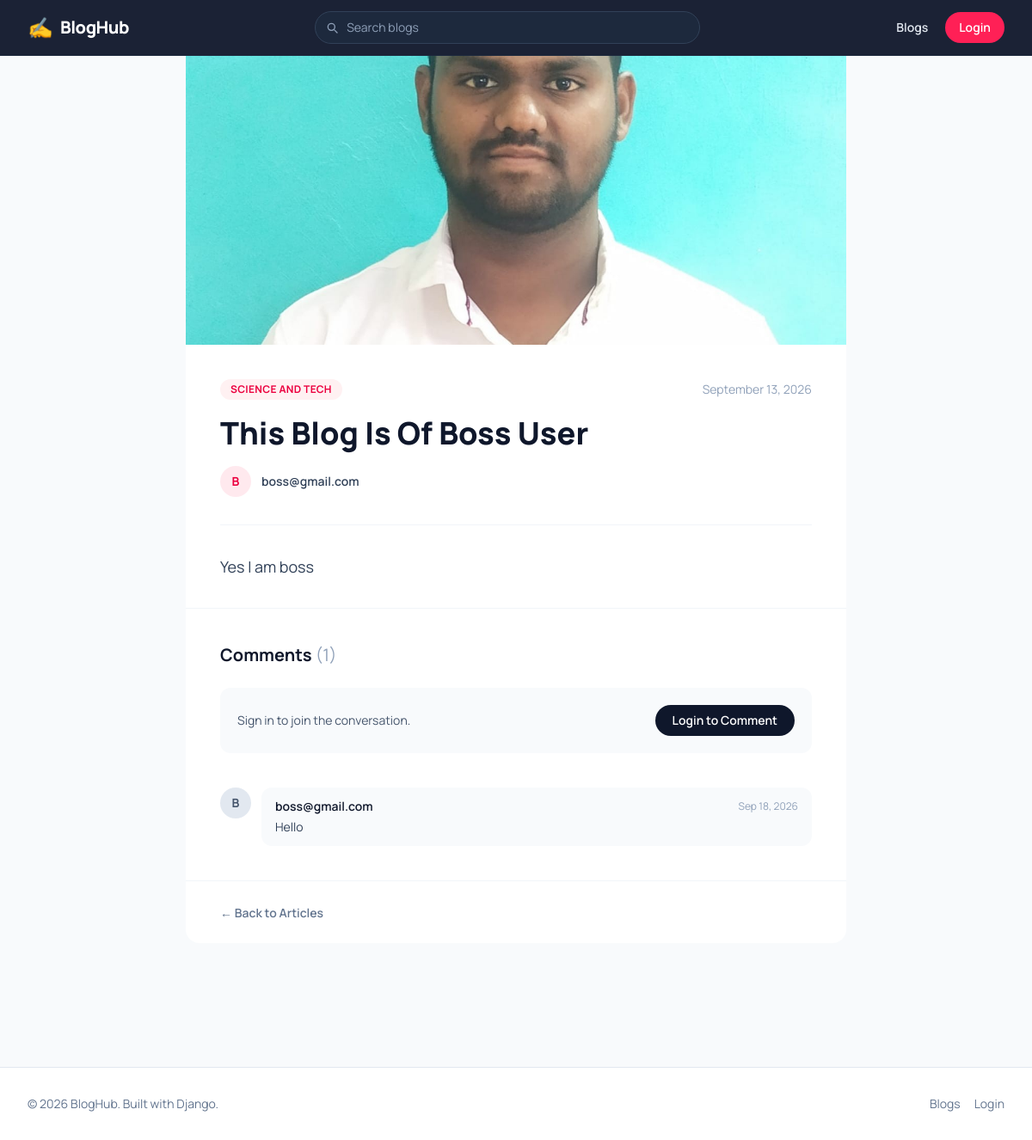
/blogs/6/, run on the app's committed database.
### blogs/models.py (models this page shows, shortened)
class BlogPostsModel(models.Model):
    categories = (
            ('science and tech','science and tech'),
            ('politics', 'politics'),
            ('sports', 'sports'),
            ('infrasture', 'infrasture'),
            ('finance', 'finance')
        )
    title = models.CharField(max_length=100)
    description = models.TextField()
    category = models.CharField(choices=categories, max_length=40)
    author = models.ForeignKey(User, on_delete=models.CASCADE)
    photo = models.ImageField(upload_to='blog_photos/')
    created_at = models.DateTimeField(auto_now_add=True)
    updated_at = models.DateTimeField(auto_now=True)

class CommentsModel(models.Model):
    comment = models.CharField(max_length=100)
    author = models.ForeignKey(User, on_delete=models.CASCADE)
    post = models.ForeignKey(BlogPostsModel, on_delete=models.CASCADE)
    created_at = models.DateTimeField(auto_now_add=True)
    updated_at = models.DateTimeField(auto_now=True)
    class Meta:
        constraints = [
            models.UniqueConstraint(
                fields=['author', 'post'],
                name='one_comment_per_user_per_post'
            )
        ]

### accounts/models.py (models this page shows)
class User(AbstractBaseUser, PermissionsMixin):
    roles = (
        ('admin','admin'),
        ('non-admin','non-admin')
    )
    id = models.UUIDField(primary_key=True, default=uuid.uuid4, unique=True, editable=False)
    email = models.EmailField(unique=True)
    full_name = models.CharField(max_length=50)
    phone_number = models.CharField()
    role = models.CharField(choices=roles, default='non-admin', max_length=15)
    created_at = models.DateTimeField(auto_now_add=True)
    updated_at = models.DateTimeField(auto_now=True)
    is_active = models.BooleanField(default=True)
    is_staff = models.BooleanField(default=False)
    is_superuser = models.BooleanField(default=False)
    objects = UserManager()
    USERNAME_FIELD = 'email'
    REQUIRED_FIELDS = []
    def __str__(self):
        return self.email

### blogs/views.py (the view)
# urls.py: path('<int:pk>/',views.detailBlogView,name='detail-blog'),
def detailBlogView(request, pk):
    blog = get_object_or_404(BlogPostsModel, id=pk)
    comments = CommentsModel.objects.filter(post=blog).order_by('-created_at')
    if request.user.is_authenticated:
        comments = CommentsModel.objects.filter(post=blog).annotate(priority=Case(When(author=request.user,then=Value(0)),
                default=Value(1),output_field=IntegerField())).order_by('priority','-created_at')
    if request.method == 'POST':
        if not request.user.is_authenticated:
            return redirect(f'/login/?next={request.path}')
        already_commented = CommentsModel.objects.filter(author=request.user,post=blog).exists()
        if already_commented:
            messages.error(request,'You have already commented on this post.')
            return redirect('detail-blog',pk=blog.id)
        form = CreateCommentForm(request.POST)
        if form.is_valid():
            comment = form.save(commit=False)
            comment.author = request.user
            comment.post = blog
            comment.save()
            messages.success(request,'Comment added successfully!')
            return redirect('detail-blog',pk=blog.id)
    else:
        form = CreateCommentForm()
    return render(request,'blogs/detailBlog.html',{'blog': blog,'comments': comments,'form': form,})

### blogs/forms.py
class CreateCommentForm(forms.ModelForm):
    class Meta:
        model = CommentsModel
        fields = ['comment']
        widgets = {
            'comment': forms.Textarea(attrs={
                'class': 'w-full h-20 border border-gray-300 rounded-lg p-3',
                'rows': 4,
                'placeholder': 'Write your comment...'
            })
        }

### templates/blogs/detailBlog.html (shortened to what this page needs)
{% extends 'base.html' %}
{% block content %}
<main class="flex-1 bg-slate-50 pb-20">
    <article class="max-w-3xl mx-auto">
        {% if blog.photo %}
        <div class="w-full aspect-[16/7] overflow-hidden bg-slate-100">
            <img src="{{ blog.photo.url }}" alt="{{ blog.title }}" class="w-full h-full object-cover">
        </div>
        {% endif %}
        <div class="bg-white px-6 sm:px-10 pt-10">
            <div class="flex items-center justify-between mb-4">
                <span class="text-xs font-bold uppercase tracking-wide text-rose-600 bg-rose-50 px-3 py-1 rounded-full">
                    {{ blog.category|title }}
                </span>
                <span class="text-sm text-slate-400">{{ blog.created_at|date:"F j, Y" }}</span>
            </div>
            <h1 class="text-3xl sm:text-4xl font-extrabold text-slate-900 leading-tight mb-4">
                {{ blog.title|title }}
            </h1>
            <div class="flex items-center gap-3 pb-8 border-b border-slate-100">
                <span class="w-9 h-9 rounded-full bg-rose-500/10 text-rose-600 flex items-center justify-center text-sm font-bold">
                    {{ blog.author|stringformat:"s"|first|upper }}
                </span>
                <span class="text-sm font-semibold text-slate-700">{{ blog.author }}</span>
            </div>
            <div class="prose prose-slate max-w-none py-8">
                <p class="text-slate-700 text-lg leading-8 whitespace-pre-line">{{ blog.description }}</p>
            </div>
        </div>
        <div class="bg-white px-6 sm:px-10 py-10 border-t border-slate-100">
            <h2 class="text-xl font-bold text-slate-900 mb-6">
                Comments <span class="text-slate-400 font-normal">({{ comments|length }})</span>
            </h2>
            {% if user.is_authenticated %}
            <form method="post" class="mb-10 flex gap-3 items-start">
                {% csrf_token %}
                <span class="w-9 h-9 shrink-0 rounded-full bg-rose-500/10 text-rose-600 flex items-center justify-center text-sm font-bold">
                    {{ request.user.full_name|default:request.user.email|first|upper }}
                </span>
                <div class="flex-1">
                    {{ form.comment }}
                    {% if form.comment.errors %}
                        <p class="text-red-500 text-sm mt-1">{{ form.comment.errors.0 }}</p>
                    {% endif %}
                    <button type="submit"
                        class="mt-3 bg-rose-500 hover:bg-rose-400 text-white text-sm font-semibold px-5 py-2.5 rounded-full transition">
                        Add Comment
                    </button>
                </div>
            </form>
            {% else %}
            <div class="bg-slate-50 rounded-xl p-5 mb-10 flex items-center justify-between flex-wrap gap-3">
                <p class="text-slate-600 text-sm">Sign in to join the conversation.</p>
                <a href="{% url 'login' %}?next={{ request.path }}"
                    class="inline-block bg-slate-900 hover:bg-slate-800 text-white text-sm font-semibold px-5 py-2 rounded-full transition">
                    Login to Comment
                </a>
            </div>
            {% endif %}
            <div class="space-y-6">
                {% for comment in comments %}
                <div class="flex gap-3">
                    <span class="w-9 h-9 shrink-0 rounded-full bg-slate-200 text-slate-600 flex items-center justify-center text-sm font-bold">
                        {{ comment.author.email|first|upper }}
                    </span>
                    <div class="flex-1 bg-slate-50 rounded-xl px-4 py-3">
                        <div class="flex justify-between items-center mb-1">
                            <p class="font-semibold text-slate-900 text-sm">{{ comment.author.email }}</p>
                            <p class="text-xs text-slate-400">{{ comment.created_at|date:"M j, Y" }}</p>
                        </div>
                        <p class="text-slate-700 text-sm">{{ comment.comment }}</p>
                    </div>
                </div>
                {% empty %}
                <p class="text-slate-400 text-sm text-center py-8">No comments yet. Be the first to comment!</p>
                {% endfor %}
            </div>
        </div>
        <div class="bg-white px-6 sm:px-10 py-6 border-t border-slate-100 rounded-b-2xl">
            <a href="{% url 'list-blogs' %}" class="inline-flex items-center gap-1 text-sm font-semibold text-slate-500 hover:text-rose-600 transition">
                ← Back to Articles
            </a>
        </div>
    </article>
</main>
{% endblock content %}

### data on the page
BlogPostsModel: photo (picture), category "SCIENCE AND TECH", created_at "September 13, 2026", title "This Blog Is Of Boss User", author|first "B", author "boss@gmail.com", description "Yes I am boss"
CommentsModel: author.email|first "B", author.email "boss@gmail.com", created_at "Sep 18, 2026", comment "Hello"

### other printed values
{{ comments|length }} "1"
